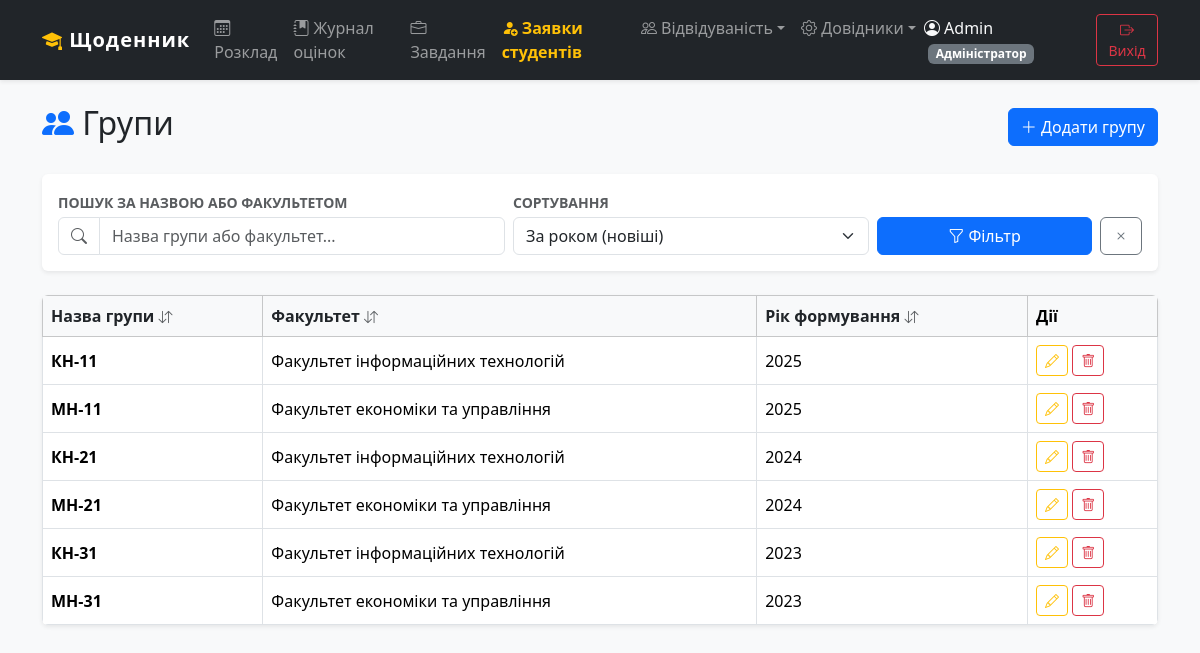
Screenshot of /education/groups/ (signed in) with the database file from the repository.
### accounts/models.py (models this page shows, shortened)
class User(AbstractUser):
    ROLE_CHOICES = (
        ('admin', 'Адміністратор'),
        ('teacher', 'Викладач'),
        ('student', 'Студент'),
    )
    role = models.CharField(max_length=10, choices=ROLE_CHOICES, default='student', verbose_name='Роль')
    photo = models.ImageField(upload_to='avatars/', default='avatars/default.png', verbose_name='Фото профілю', blank=True, null=True)

### subjects/models.py (models this page shows, shortened)
class Group(models.Model):
    name = models.CharField(max_length=50, unique=True, verbose_name='Назва групи')
    faculty = models.CharField(max_length=150, verbose_name='Факультет')
    year_formed = models.PositiveIntegerField(verbose_name='Рік формування')
    class Meta:
        verbose_name = 'Група'
        verbose_name_plural = 'Групи'
        ordering = ['-year_formed', 'name']

### subjects/views.py (the view)
# urls.py: path('groups/', views.GroupListView.as_view(), name='group_list'),
class GroupListView(LoginRequiredMixin, ListView):
    model = Group
    template_name = 'subjects/group_list.html'
    context_object_name = 'groups'
    paginate_by = 10
    def get_queryset(self):
        qs = Group.objects.all()
        q = self.request.GET.get('q', '').strip()
        if q:
            qs = qs.filter(name__icontains=q) | qs.filter(faculty__icontains=q)
        ordering = self.request.GET.get('ordering', '-year_formed')
        allowed  = ['name', '-name', 'year_formed', '-year_formed', 'faculty', '-faculty']
        if ordering in allowed:
            qs = qs.order_by(ordering)
        return qs
    def get_context_data(self, **kwargs):
        context = super().get_context_data(**kwargs)
        context['q']        = self.request.GET.get('q', '')
        context['ordering'] = self.request.GET.get('ordering', '-year_formed')
        return context

### subjects/templatetags/query_tags.py (called while the page is built)
@register.simple_tag(takes_context=True)
def url_replace(context, **kwargs):
    query = context['request'].GET.copy()
    for key, value in kwargs.items():
        query[key] = value
    return query.urlencode()

### templates/subjects/group_list.html (shortened to what this page needs)
{% extends 'base.html' %}
{% load query_tags %}
{% block content %}
<div class="d-flex justify-content-between align-items-center mt-2 mb-4">
    <h2><i class="bi bi-people-fill text-primary"></i> Групи</h2>
    {% if user.role == 'teacher' or user.role == 'admin' or user.is_superuser %}
        <a href="{% url 'group_add' %}" class="btn btn-primary">
            <i class="bi bi-plus-lg"></i> Додати групу
        </a>
    {% endif %}
</div>
<div class="card shadow-sm border-0 mb-4">
    <div class="card-body py-3">
        <form method="get" class="row g-2 align-items-end">
            <div class="col-md-5">
                <label class="form-label small fw-semibold text-muted mb-1">ПОШУК ЗА НАЗВОЮ АБО ФАКУЛЬТЕТОМ</label>
                <div class="input-group">
                    <span class="input-group-text bg-white"><i class="bi bi-search text-muted"></i></span>
                    <input type="text" name="q" value="{{ q }}"
                           class="form-control" placeholder="Назва групи або факультет...">
                </div>
            </div>
            <div class="col-md-4">
                <label class="form-label small fw-semibold text-muted mb-1">СОРТУВАННЯ</label>
                <select name="ordering" class="form-select">
                    <option value="-year_formed" {% if ordering == '-year_formed' %}selected{% endif %}>За роком (новіші)</option>
                </select>
            </div>
            <div class="col-md-3 d-flex gap-2">
                <button type="submit" class="btn btn-primary w-100">
                    <i class="bi bi-funnel"></i> Фільтр
                </button>
                <a href="{% url 'group_list' %}" class="btn btn-outline-secondary">
                    <i class="bi bi-x"></i>
                </a>
            </div>
        </form>
    </div>
</div>
<div class="table-responsive shadow-sm rounded">
    <table class="table table-hover table-bordered align-middle mb-0 bg-white">
        <thead class="table-light">
            <tr>
                <th>
                    <a href="?{% url_replace ordering='name' %}" class="text-decoration-none text-dark">
                        Назва групи <i class="bi bi-arrow-down-up text-muted small"></i>
                    </a>
                </th>
                <th>
                    <a href="?{% url_replace ordering='faculty' %}" class="text-decoration-none text-dark">
                        Факультет <i class="bi bi-arrow-down-up text-muted small"></i>
                    </a>
                </th>
                <th>
                    <a href="?{% url_replace ordering='year_formed' %}" class="text-decoration-none text-dark">
                        Рік формування <i class="bi bi-arrow-down-up text-muted small"></i>
                    </a>
                </th>
                {% if user.role == 'teacher' or user.role == 'admin' or user.is_superuser %}
                <th width="130">Дії</th>
                {% endif %}
            </tr>
        </thead>
        <tbody>
            {% for group in groups %}
            <tr>
                <td><strong>{{ group.name }}</strong></td>
                <td>{{ group.faculty }}</td>
                <td>{{ group.year_formed }}</td>
                {% if user.role == 'teacher' or user.role == 'admin' or user.is_superuser %}
                <td>
                    <a href="{% url 'group_edit' group.pk %}" class="btn btn-sm btn-outline-warning">
                        <i class="bi bi-pencil"></i>
                    </a>
                    <a href="{% url 'group_delete' group.pk %}" class="btn btn-sm btn-outline-danger">
                        <i class="bi bi-trash"></i>
                    </a>
                </td>
                {% endif %}
            </tr>
            {% endfor %}
        </tbody>
    </table>
</div>
{% endblock %}

### templates/base.html (shortened to what this page needs)
<!DOCTYPE html>
<html lang="uk">
<head>
    <link href="https://cdn.jsdelivr.net/npm/bootstrap@5.3.3/dist/css/bootstrap.min.css" rel="stylesheet">
    <link rel="stylesheet" href="https://cdn.jsdelivr.net/npm/bootstrap-icons@1.11.1/font/bootstrap-icons.css">
</head>
<body>
    <nav class="navbar navbar-expand-lg navbar-dark bg-dark sticky-top shadow-sm mb-4">
        <div class="container">
            <a class="navbar-brand" href="{% url 'home' %}"><i class="bi bi-mortarboard-fill text-warning"></i> Щоденник</a>
            <div class="collapse navbar-collapse" id="navbarNav">
                <ul class="navbar-nav me-auto">
                    {% if user.is_authenticated %}
                        <li class="nav-item"><a class="nav-link" href="{% url 'schedule_list' %}"><i class="bi bi-calendar3"></i> Розклад</a></li>
                        <li class="nav-item"><a class="nav-link" href="{% url 'grade_list' %}"><i class="bi bi-journal-bookmark-fill"></i> Журнал оцінок</a></li>
                        <li class="nav-item"><a class="nav-link" href="{% url 'assignment_list' %}"><i class="bi bi-briefcase"></i> Завдання</a></li>
                        {% if user.role == 'admin' or user.is_superuser %}
                            <li class="nav-item">
                                <a class="nav-link text-warning fw-bold" href="{% url 'pending_students' %}">
                                    <i class="bi bi-person-fill-add"></i> Заявки студентів
                                </a>
                            </li>
                        {% endif %}
                        <li class="nav-item dropdown">
                            <a class="nav-link dropdown-toggle" href="#" role="button" data-bs-toggle="dropdown"><i class="bi bi-people"></i> Відвідуваність</a>
                        </li>
                        {% if user.role == 'teacher' or user.is_superuser %}
                        <li class="nav-item dropdown">
                            <a class="nav-link dropdown-toggle" href="#" role="button" data-bs-toggle="dropdown"><i class="bi bi-gear"></i> Довідники</a>
                        </li>
                        {% endif %}
                    {% endif %}
                </ul>
                <ul class="navbar-nav align-items-lg-center">
                    {% if user.is_authenticated %}
                        <li class="nav-item text-light me-3 d-none d-lg-block">
                            <i class="bi bi-person-circle"></i> {{ user.get_full_name|default:user.username }}
                            <span class="badge bg-secondary ms-1">{{ user.get_role_display }}</span>
                        </li>
                        <li class="nav-item">
                            <form method="post" action="{% url 'logout' %}" class="d-inline">
                                <button type="submit" class="btn btn-outline-danger btn-sm mt-2 mt-lg-0"><i class="bi bi-box-arrow-right"></i> Вихід</button>
                            </form>
                        </li>
                    {% else %}
                        <li class="nav-item"><a class="nav-link" href="{% url 'login' %}">Вхід</a></li>
                        <li class="nav-item"><a class="btn btn-primary btn-sm ms-lg-2 mt-2 mt-lg-0" href="{% url 'register' %}">Реєстрація</a></li>
                    {% endif %}
                </ul>
            </div>
        </div>
    </nav>
    <div class="container pb-5">
        {% block content %}
        {% endblock %}
    </div>
</body>
</html>

### templates/base.html (style rules this page uses)
body { background-color: #f8f9fa; }
.navbar-brand { font-weight: bold; letter-spacing: 1px; }
.table-responsive { border-radius: .5rem; box-shadow: 0 .125rem .25rem rgba(0,0,0,.075); }

### rows the page displays
User: get_full_name "Admin", role "Адміністратор"
Group: name "КН-11", faculty "Факультет інформаційних технологій", year_formed "2025"
Group: name "МН-11", faculty "Факультет економіки та управління", year_formed "2025"
Group: name "КН-21", faculty "Факультет інформаційних технологій", year_formed "2024"
Group: name "МН-21", faculty "Факультет економіки та управління", year_formed "2024"
Group: name "КН-31", faculty "Факультет інформаційних технологій", year_formed "2023"
Group: name "МН-31", faculty "Факультет економіки та управління", year_formed "2023"
